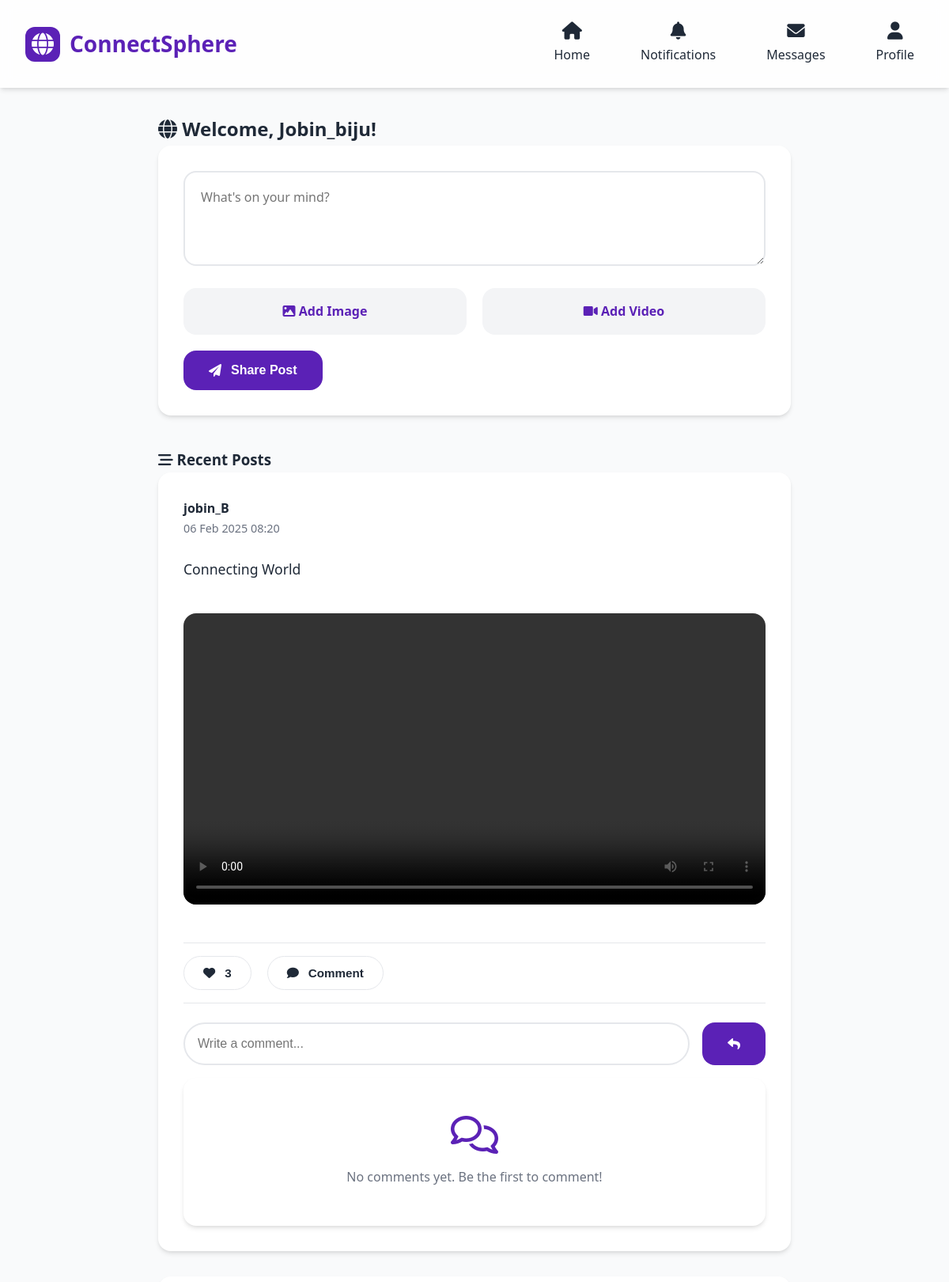
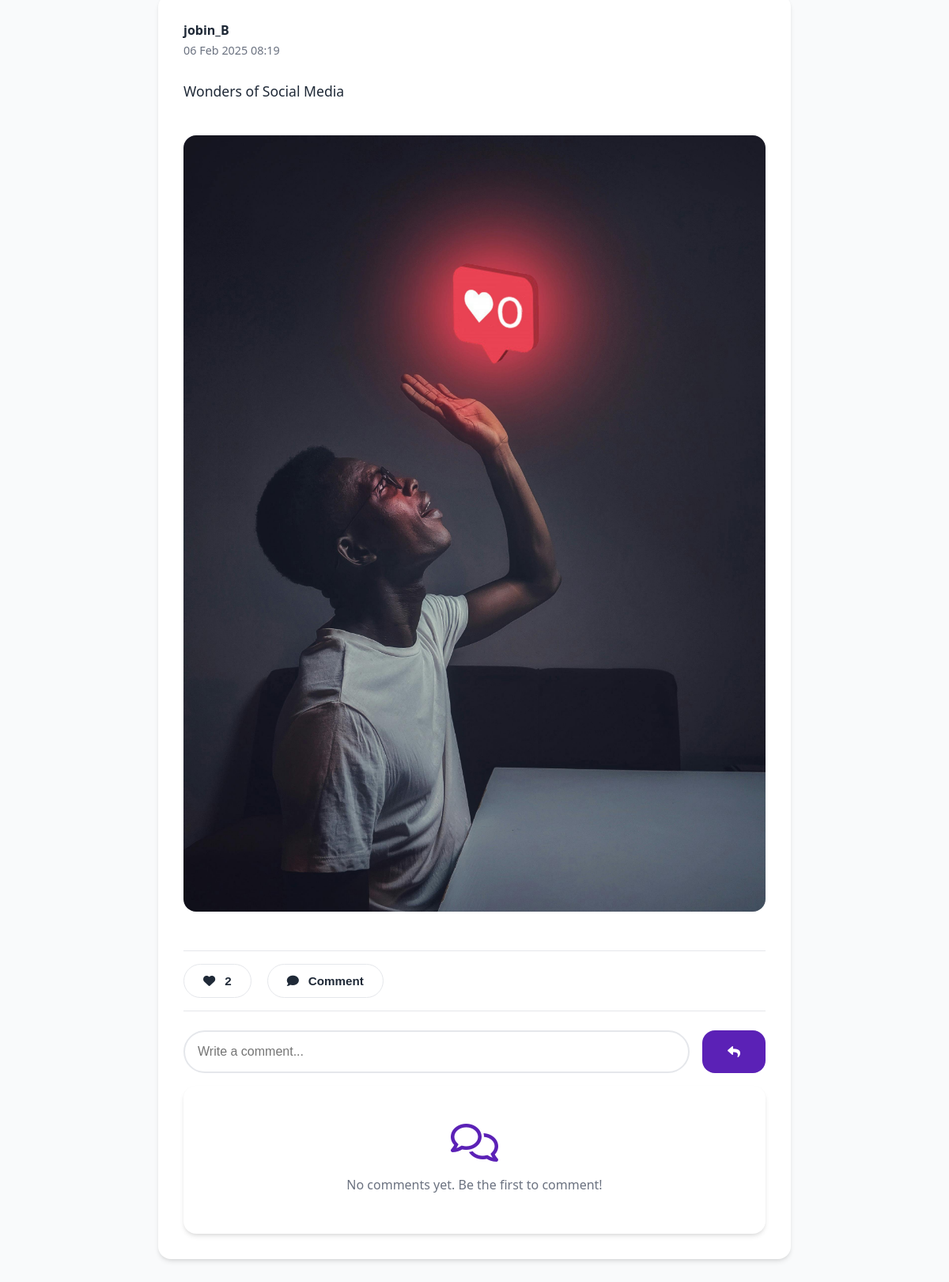
Screenshot of /homepage/ (signed in, upper part) with the database file from the repository (2 pictures, top to bottom).
### connectsphere/models.py (models this page shows, shortened)
class registration(models.Model):
    fullname = models.CharField(max_length=64)
    username = models.CharField(max_length=64)
    email = models.CharField(max_length=64)
    password = models.CharField(max_length=64)
    phone_number = models.CharField(max_length=15, null=True, blank=True)  # Example field
    address = models.TextField(null=True, blank=True)  # Example field
    bio = models.TextField(null=True, blank=True)  # Bio field
    profile_picture = models.ImageField(upload_to='profile_pictures/', blank=True, null=True)
    class Meta:
        db_table = 'connectsphere_registration'  # Map to connectsphere_registration table

class Post(models.Model):
    user = models.ForeignKey(registration, on_delete=models.CASCADE)
    content = models.TextField(blank=True, null=True)
    image = models.ImageField(upload_to='post_images/', blank=True, null=True)
    video = models.FileField(upload_to='post_videos/', blank=True, null=True)
    created_at = models.DateTimeField(auto_now_add=True)
    class Meta:
        db_table = 'connectsphere_posts'

### connectsphere/views.py (the view, shortened to what this page needs)
# urls.py: path('homepage/', homepage, name='homepage'),
def homepage(request):
    if 'session1' not in request.session:
        return redirect('login')
    user_id = request.session['session1']
    user = registration.objects.get(id=user_id)
    posts = Post.objects.all().order_by('-created_at')
    return render(request, 'homepage.html', {'user': user, 'posts': posts})

### connectsphere/templates/homepage.html (shortened to what this page needs)
<!DOCTYPE html>
<html lang="en">
<head>
    <link href="https://cdnjs.cloudflare.com/ajax/libs/font-awesome/6.0.0/css/all.min.css" rel="stylesheet">
</head>
<body>
    <nav class="navbar">
        <div class="nav-container">
            <a href="/homepage" class="logo">
                <i class="fas fa-globe"></i>
                ConnectSphere
            </a>
            <div class="nav-links">
                <a href="/homepage" class="nav-link">
                    <i class="fas fa-home"></i>
                    <span>Home</span>
                </a>
                <a href="/notifications" class="nav-link">
                    <i class="fas fa-bell"></i>
                    <span>Notifications</span>
                </a>
                <a href="/messages" class="nav-link">
                    <i class="fas fa-envelope"></i>
                    <span>Messages</span>
                </a>
                <div class="profile-container">
                    <a href="/profile" class="nav-link">
                        <i class="fas fa-user"></i>
                        <span>Profile</span>
                    </a>
                </div>
            </div>
        </div>
    </nav>
    <div class="container">
        <h2><i class="fas fa-globe"></i> Welcome, {{ user.username }}!</h2>
        <form method="POST" enctype="multipart/form-data" class="post-form">
            <textarea name="content" placeholder="What's on your mind?" required></textarea>
            <div class="file-upload">
                <div class="file-input-wrapper">
                    <label for="image-upload">
                        <i class="fas fa-image"></i> Add Image
                    </label>
                </div>
                <div class="file-input-wrapper">
                    <label for="video-upload">
                        <i class="fas fa-video"></i> Add Video
                    </label>
                </div>
            </div>
            <button type="submit">
                <i class="fas fa-paper-plane"></i> Share Post
            </button>
        </form>
        <h3><i class="fas fa-stream"></i> Recent Posts</h3>
        {% for post in posts %}
        <div class="post">
            <div class="post-header">
                <div>
                    <strong>{{ post.user.username }}</strong>
                    <div style="color: #6b7280; font-size: 0.9rem;">{{ post.created_at|date:"d M Y H:i" }}</div>
                </div>
            </div>
            <div class="post-content">
                {{ post.content }}
            </div>
            {% if post.image %}
            <img src="{{ post.image.url }}" alt="Post Image">
            {% endif %}
            {% if post.video %}
            <video controls>
                <source src="{{ post.video.url }}" type="video/mp4">
            </video>
            {% endif %}
            <div class="post-actions">
                <button id="like-btn-{{ post.id }}" class="like-btn" onclick="likePost({{ post.id }})">
                    <i class="fas fa-heart"></i>
                    <span id="like-count-{{ post.id }}">{{ post.likes.count }}</span>
                </button>
                <button class="like-btn">
                    <i class="fas fa-comment"></i> Comment
                </button>
            </div>
            <div class="comment-section">
                <form method="POST" action="{% url 'add_comment' post.id %}" class="comment-form">
                    <input type="text" name="content" placeholder="Write a comment..." required>
                    <button type="submit">
                        <i class="fas fa-reply"></i>
                    </button>
                </form>
                {% for comment in post.comments.all %}
                <div class="comment">
                    <strong>{{ comment.user.username }}</strong>
                    {{ comment.content }}
                </div>
                {% empty %}
                <div class="empty-state">
                    <i class="far fa-comments"></i>
                    <p>No comments yet. Be the first to comment!</p>
                </div>
                {% endfor %}
            </div>
        </div>
        {% empty %}
        <div class="empty-state">
            <i class="fas fa-inbox"></i>
            <p>No posts yet. Create the first post!</p>
        </div>
        {% endfor %}
    </div>
</body>
</html>

### connectsphere/templates/homepage.html (style rules this page uses)
:root { --primary-color: #5b21b6; --primary-light: #7c3aed; --secondary-color: #f3f4f6; --text-color: #1f2937; --border-radius: 16px; --box-shadow: 0 4px 6px -1px rgba(0, 0, 0, 0.1), 0 2px 4px -1px rgba(0, 0, 0, 0.06); }
* { margin: 0; padding: 0; box-sizing: border-box; transition: all 0.3s cubic-bezier(0.4, 0, 0.2, 1); }
body { font-family: 'Segoe UI', Tahoma, Geneva, Verdana, sans-serif; background: #f9fafb; color: var(--text-color); line-height: 1.7; }
.navbar { background: rgba(255, 255, 255, 0.8); backdrop-filter: blur(10px); padding: 1rem 2rem; box-shadow: var(--box-shadow); position: sticky; top: 0; z-index: 1000; }
.nav-container { max-width: 1200px; margin: 0 auto; display: flex; justify-content: space-between; align-items: center; }
.logo { font-size: 1.75rem; font-weight: 800; color: var(--primary-color); text-decoration: none; display: flex; align-items: center; gap: 0.75rem; }
.logo i { background: var(--primary-color); color: white; padding: 0.5rem; border-radius: 12px; }
.nav-links { display: flex; gap: 2.5rem; align-items: center; }
.nav-link { text-decoration: none; color: var(--text-color); display: flex; flex-direction: column; align-items: center; gap: 0.35rem; position: relative; padding: 0.75rem; border-radius: 12px; }
.nav-link i { font-size: 1.4rem; }
.container { width: 90%; max-width: 800px; margin: 2rem auto; animation: slideIn 0.5s ease; }
.post-form { background: white; padding: 2rem; border-radius: var(--border-radius); box-shadow: var(--box-shadow); margin-bottom: 2.5rem; }
textarea { width: 100%; padding: 1.25rem; border: 2px solid #e5e7eb; border-radius: var(--border-radius); resize: vertical; min-height: 120px; margin-bottom: 1.25rem; font-family: inherit; font-size: 1rem; }
.file-upload { display: flex; gap: 1.25rem; margin-bottom: 1.25rem; }
.file-input-wrapper { position: relative; flex: 1; }
.file-input-wrapper label { display: block; padding: 1rem 1.5rem; background: var(--secondary-color); border: none; border-radius: var(--border-radius); cursor: pointer; text-align: center; font-weight: 600; color: var(--primary-color); }
button { background: var(--primary-color); color: white; border: none; padding: 1rem 2rem; border-radius: var(--border-radius); cursor: pointer; font-weight: 600; font-size: 1rem; display: flex; align-items: center; gap: 0.75rem; }
.post { background: white; padding: 2rem; border-radius: var(--border-radius); margin-bottom: 2rem; box-shadow: var(--box-shadow); animation: fadeIn 0.5s ease; }
.post-header { display: flex; align-items: center; margin-bottom: 1.5rem; }
.post-content { font-size: 1.1rem; margin-bottom: 1.5rem; }
.post img, .post video { width: 100%; border-radius: var(--border-radius); margin: 1rem 0; }
.post-actions { display: flex; gap: 1.25rem; margin: 1.5rem 0; border-top: 1px solid #e5e7eb; border-bottom: 1px solid #e5e7eb; padding: 1rem 0; }
.like-btn { background: transparent; color: var(--text-color); padding: 0.75rem 1.5rem; border: 1px solid #e5e7eb; border-radius: 30px; font-size: 0.95rem; }
.comment-form { display: flex; gap: 1rem; margin-bottom: 1rem; }
.comment-form input { flex: 1; padding: 1rem; border: 2px solid #e5e7eb; border-radius: 30px; font-size: 1rem; }
.empty-state { text-align: center; padding: 3rem; color: #6b7280; background: white; border-radius: var(--border-radius); box-shadow: var(--box-shadow); }
.empty-state i { font-size: 3rem; color: var(--primary-color); margin-bottom: 1rem; }
.profile-container { position: relative; }

### rows the page displays
registration: username "Jobin_biju"
Post: user.username "jobin_B", created_at "06 Feb 2025 08:20", content "Connecting World", likes.count "3"
Post: user.username "jobin_B", created_at "06 Feb 2025 08:19", content "Wonders of Social Media", image (picture), likes.count "2"
